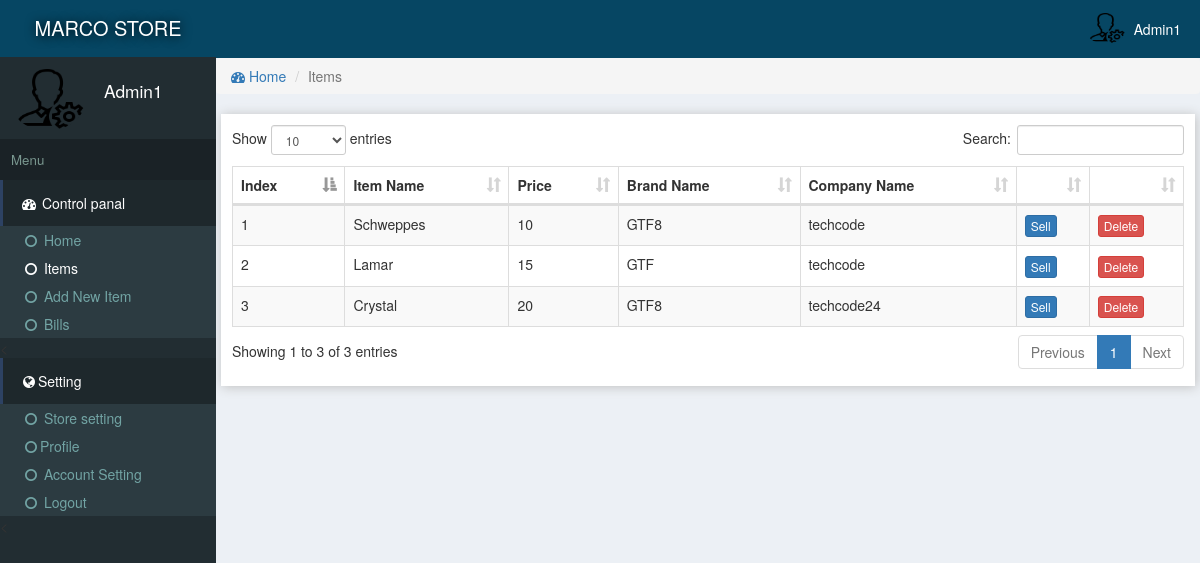
Screenshot of /inventeries.php (signed in) with the database file from the repository.
### tables this page shows
CREATE TABLE `site` (
  `id` int(11) NOT NULL,
  `title` varchar(222) NOT NULL,
  `name` varchar(222) NOT NULL
);

CREATE TABLE `users` (
  `id` int(11) NOT NULL,
  `email` varchar(222) NOT NULL,
  `password` varchar(222) NOT NULL,
  `name` varchar(222) NOT NULL,
  `pic` varchar(222) NOT NULL,
  `number` varchar(222) NOT NULL,
  `date` timestamp NOT NULL DEFAULT current_timestamp()
);

CREATE TABLE `inventeries` (
  `id` int(11) NOT NULL,
  `catId` int(11) NOT NULL,
  `supplier` varchar(222) NOT NULL,
  `name` text NOT NULL,
  `price` text NOT NULL,
  `pic` text NOT NULL,
  `description` text NOT NULL,
  `company` varchar(111) NOT NULL,
  `date` timestamp NOT NULL DEFAULT current_timestamp()
);

### assets/function.php (called while the page is built, shortened)
<?php
function siteName()
{
	global $con;
	$array = $con->query("select * from site where id='1'");
	$row = $array->fetch_assoc();
	return $row['name'];
}
 ?>

### assets/db.php (called while the page is built, shortened)
<?php
    $con = new mysqli('localhost','root','','store');
    $array = $con->query("select * from users where id ='$_SESSION[userId]'");
    $user = $array->fetch_assoc();
?>

### inventeries.php (the view, shortened to what this page needs)
<?php require "assets/function.php" ?>
<?php require 'assets/db.php';?>
<!DOCTYPE html>
<html>
<head>
<link rel="stylesheet" href="js/datatables.net-bs/css/dataTables.bootstrap.min.css">
  <?php require "assets/autoloader.php" ?>
</head>
<body style="background: #ECF0F5;padding:0;margin:0">
<div class="dashboard" style="position: fixed;width: 18%;height: 100%;background:#222D32">
  <div style="background:#064663;padding: 14px 3px;color:white;font-size: 15pt;text-align: center;text-shadow: 1px 1px 11px black">
    <a href="index.php" style="color: white;text-decoration: none;"><?php echo strtoupper(siteName()); ?> </a>
  </div>
  <div class="flex" style="padding: 3px 7px;margin:5px 2px;">
    <div><img src="photo/<?php echo $user['pic'] ?>" class='img-circle' style='width: 77px;height: 66px'></div>
    <div style="color:white;font-size: 13pt;padding: 14px 7px;margin-left: 11px;"><?php echo ucfirst($user['name']); ?></div>
  </div>
  <div style="background: #1A2226;font-size: 10pt;padding: 11px;color: #79978F">Menu</div>
  <div>
    <div style="background:#1E282C;color: white;padding: 13px 17px;border-left: 3px solid #2D4263;"><span><i class="fa fa-dashboard fa-fw"></i> Control panal</span></div>
    <div class="item">
      <ul class="nostyle zero">
        <a href="index.php"><li ><i class="fa fa-circle-o fa-fw"></i> Home</li></a>
        <a href="inventeries.php"><li style="color: white"><i class="fa fa-circle-o fa-fw"></i> Items</li></a>
       <a href="addnew.php"><li><i class="fa fa-circle-o fa-fw"></i> Add New Item</li></a>
        <a href="reports.php"><li><i class="fa fa-circle-o fa-fw"></i> Bills</li></a>
      </ul><
    </div>
  </div>
  <div style="background:#1E282C;color: white;padding: 13px 17px;border-left: 3px solid #2D4263;"><span><i class="fa fa-globe fa-fw"></i>Setting</span></div>
  <div class="item">
      <ul class="nostyle zero">
        <a href="sitesetting.php"><li><i class="fa fa-circle-o fa-fw"></i> Store setting</li></a>
       <a href="profile.php"><li><i class="fa fa-circle-o fa-fw"></i>Profile</li></a>
        <a href="accountSetting.php"><li><i class="fa fa-circle-o fa-fw"></i>  Account Setting</li></a>
        <a href="logout.php"><li><i class="fa fa-circle-o fa-fw"></i> Logout</li></a>
      </ul><
    </div>
</div>
<div class="marginLeft" >
  <div style="color:white;background:#064663" >
    <div class="pull-right flex rightAccount" style="padding-right: 11px;padding: 11px;">
      <div><img src="photo/<?php echo $user['pic'] ?>" style='width: 41px;height: 33px;' class='img-circle'></div>
      <div style="padding: 8px"><?php echo ucfirst($user['name']) ?></div>
    </div>
  </div>
<?php
if (isset($_GET['catId']))
{
  $catId = $_GET['catId'];
  $array = $con->query("select * from categories where id='$catId'");
  $catArray =$array->fetch_assoc();
  $catName = $catArray['name'];
  $stockArray = $con->query("select * from inventeries where catId='$catArray[id]'");
}
else
{
  $catName = "Items";
  $stockArray = $con->query("select * from inventeries");
}
 ?>
  <div class="content">
   <ol class="breadcrumb ">
        <li><a href="index.php"><i class="fa fa-dashboard"></i> Home</a></li>
        <li class="active"><?php echo $catName ?></li>
    </ol>
  <div class="tableBox" >
    <table id="dataTable" class="table table-bordered table-striped" style="z-index: -1">
      <thead>
        <th>Index</th>
        <th>Item Name</th>
        <th>Price</th>
        <th>Brand Name</th>
        <th>Company Name</th>
        <th></th>
        <th></th>
      </thead>
     <tbody>
      <?php $i=0;
        while ($row = $stockArray->fetch_assoc())
        {
          $i=$i+1;
          $id = $row['id'];
        ?>
          <tr>
            <td><?php echo $i; ?></td>
            <td><?php echo $row['name']; ?></td>
            <td><?php echo $row['price']; ?></td>
            <td><?php echo $row['supplier']; ?></td>
            <td><?php echo $row['company']; ?></td>
            <?php
            if (!empty($_SESSION['bill']))
            {
            foreach ($_SESSION['bill'] as $key => $value)
            {
              if (in_array($row['id'], $_SESSION['bill'][$key]))
              {
                echo "<td>Done</td>";break;
              }
               else
               {
              ?>
            <td id='selection<?php echo $i; ?>'><button class="btn btn-primary btn-xs" onclick="addInBill('<?php echo $id ?>','<?php echo $i; ?>')">Sell</button></td>
              <?php break;} } } else {?>
              <td id='selection<?php echo $i; ?>'><button class="btn btn-primary btn-xs" onclick="addInBill('<?php echo $id ?>','<?php echo $i; ?>')">Sell</button></td>
              <?php } ?>
              <td colspan="center"><a href="delete.php?item=<?php echo $row['id'] ?>&url=<?php echo $_SERVER['QUERY_STRING'] ?>"><button class='btn btn-danger btn-xs'>Delete</button></a></td>
          </tr>
      <?php
        }
       ?>
     </tbody>
    </table>
  </div>
  </div>
</div>
</body>
</html>

### rows the page displays
site: name "MARCO STORE"
users: pic (picture), name "Admin1"
inventeries: name "Schweppes", price "10", supplier "GTF8", company "techcode"
inventeries: name "Lamar", price "15", supplier "GTF", company "techcode"
inventeries: name "Crystal", price "20", supplier "GTF8", company "techcode24"

### other values shown
$catName "Items"
